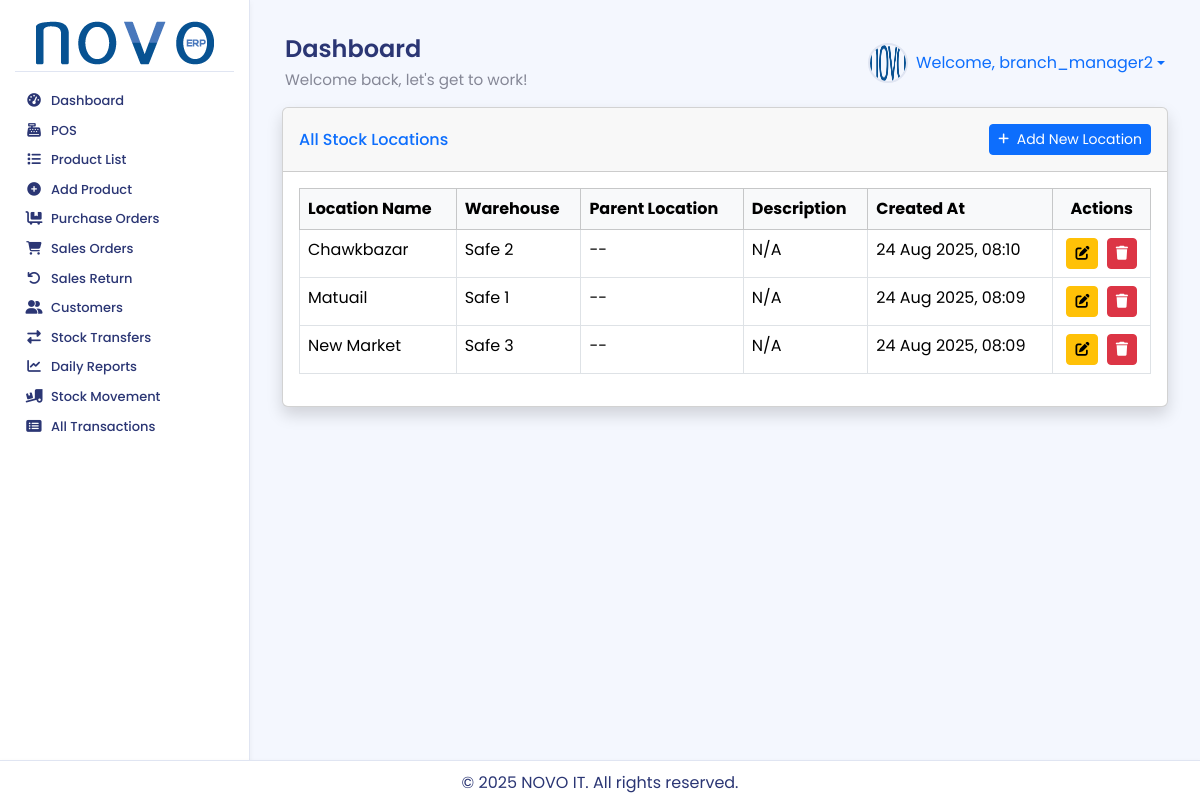
The app's page /stock/locations/ (signed in) with its own data.
### accounts/models.py (models this page shows, shortened)
class User(AbstractUser):
    warehouse = models.ForeignKey(
        Warehouse,
        on_delete=models.SET_NULL,
        null=True,
        blank=True,
        related_name='users', # এই গুদামের সাথে যুক্ত ইউজারদের সহজে খুঁজে পাওয়ার জন্য
        verbose_name="Assigned Warehouse" # অ্যাডমিন প্যানেলে প্রদর্শনের জন্য
    )
    class Meta:
        verbose_name = "User"
        verbose_name_plural = "Users"

### stock/models.py (models this page shows, shortened)
class Location(models.Model):
    name = models.CharField(max_length=100)
    warehouse = models.ForeignKey(Warehouse, on_delete=models.CASCADE, related_name='locations')
    parent_location = models.ForeignKey('self', on_delete=models.SET_NULL, null=True, blank=True, related_name='child_locations')
    description = models.TextField(blank=True, null=True)
    created_at = models.DateTimeField(auto_now_add=True)
    updated_at = models.DateTimeField(auto_now=True)
    class Meta:
        unique_together = ('name', 'warehouse', 'parent_location')
        db_table = 'inventory_location'

class Warehouse(models.Model):
    name = models.CharField(max_length=100, unique=True)
    address = models.TextField(blank=True, null=True)
    created_at = models.DateTimeField(auto_now_add=True)
    updated_at = models.DateTimeField(auto_now=True)
    class Meta:
        db_table = 'inventory_warehouse'

### stock/views.py (the view)
# urls.py: path('locations/', views.location_list, name='location_list'),
@login_required
@permission_required('stock.view_location', login_url='/admin/')
def location_list(request):
    locations = Location.objects.all().order_by('name')
    context = {'locations': locations, 'title': 'All Locations'}
    return render(request, 'stock/location_list.html', context)

### stock/templates/stock/location_list.html (shortened to what this page needs)
{% extends 'base.html' %}
{% load static %}
{% block content %}
<div class="container-fluid">
    <div class="card shadow mb-4">
        <div class="card-header py-3 d-flex flex-row align-items-center justify-content-between">
            <h6 class="m-0 font-weight-bold text-primary">All Stock Locations</h6>
            <a href="{% url 'stock:add_location' %}" class="btn btn-primary btn-sm">
                 Add New Location
            </a>
        </div>
        <div class="card-body">
            <div class="table-responsive">
                <table class="table table-bordered table-hover" width="100%" cellspacing="0">
                    <thead class="table-light">
                        <tr>
                            <th>Location Name</th>
                            <th>Warehouse</th>
                            <th>Parent Location</th>
                            <th>Description</th>
                            <th>Created At</th>
                            <th class="text-center">Actions</th>
                        </tr>
                    </thead>
                    <tbody>
                        {% for location in locations %}
                        <tr>
                            <td>{{ location.name }}</td>
                            <td>{{ location.warehouse.name|default:"N/A" }}</td>
                            <td>{{ location.parent_location.name|default:"--" }}</td>
                            <td>{{ location.description|truncatechars:50|default:"N/A" }}</td>
                            <td>{{ location.created_at|date:"d M Y, H:i" }}</td>
                            <td class="text-center">
                                <a href="{% url 'stock:edit_location' location.pk %}" class="btn btn-warning btn-sm me-1" title="Edit">
                                    <i class="fas fa-edit"></i>
                                </a>
                                <a href="{% url 'stock:delete_location' location.pk %}" class="btn btn-danger btn-sm" title="Delete">
                                    <i class="fas fa-trash"></i>
                                </a>
                            </td>
                        </tr>
                        {% empty %}
                        <tr>
                            <td colspan="6" class="text-center">No locations found.</td>
                        </tr>
                        {% endfor %}
                    </tbody>
                </table>
            </div>
        </div>
    </div>
</div>
{% endblock %}

### inventory_system/templates/base.html (shortened to what this page needs)
{% load static %}
<!DOCTYPE html>
<html lang="en">
<head>
    <link href="https://cdn.jsdelivr.net/npm/select2@4.1.0-rc.0/dist/css/select2.min.css" rel="stylesheet" />
    <link href="https://cdn.jsdelivr.net/npm/bootstrap@5.3.3/dist/css/bootstrap.min.css" rel="stylesheet">
    <link rel="stylesheet" href="https://cdnjs.cloudflare.com/ajax/libs/font-awesome/6.4.0/css/all.min.css">
    <link rel="stylesheet" href="{% static 'css/style.css' %}">
</head>
<body>
<div class="wrapper">
    {% if user.is_authenticated %}
    <aside class="sidebar-nav">
        <div class="sidebar-header">
            <a href="{% url 'dashboard' %}">
                <img src="{% static 'images/logo.png' %}" alt="NOVO ERP Logo">
            </a>
        </div>
        <ul class="sidebar-menu">
            {% with user.groups.all|join:", " as user_groups %}
            {% if 'POS Sales Staff' in user_groups %}
                <li><a href="{% url 'pos:pos_view' %}"><i class="fas fa-cash-register fa-fw"></i> <span>POS</span></a></li>
                <li><a href="{% url 'products:product_list' %}"><i class="fas fa-list fa-fw"></i> <span>Product List</span></a></li>
            {% elif 'Branch Manager' in user_groups %}
                <li><a href="{% url 'dashboard' %}"><i class="fas fa-tachometer-alt fa-fw"></i> <span>Dashboard</span></a></li>
                <li><a href="{% url 'pos:pos_view' %}"><i class="fas fa-cash-register fa-fw"></i> <span>POS</span></a></li>
                <li><a href="{% url 'products:product_list' %}"><i class="fas fa-list fa-fw"></i> <span>Product List</span></a></li>
                <li><a href="{% url 'products:add_product' %}"><i class="fas fa-plus-circle fa-fw"></i> <span>Add Product</span></a></li>
                <li><a href="{% url 'purchase:purchase_order_list' %}"><i class="fas fa-dolly-flatbed fa-fw"></i> <span>Purchase Orders</span></a></li>
                <li><a href="{% url 'sales:sales_order_list' %}"><i class="fas fa-shopping-cart fa-fw"></i> <span>Sales Orders</span></a></li>
                <li><a href="{% url 'sales:create_sales_return' %}"><i class="fas fa-undo fa-fw"></i> <span>Sales Return</span></a></li>
                <li><a href="{% url 'partners:customer_list' %}"><i class="fas fa-user-friends fa-fw"></i> <span>Customers</span></a></li>
                <li><a href="{% url 'purchase:stock_transfer_request_list' %}"><i class="fas fa-exchange-alt fa-fw"></i> <span>Stock Transfers</span></a></li>
                <li><a href="{% url 'reports:daily_sales_report' %}"><i class="fas fa-chart-line fa-fw"></i> <span>Daily Reports</span></a></li>
                <li><a href="{% url 'stock:stock_movement_report' %}"><i class="fas fa-truck-loading fa-fw"></i> <span>Stock Movement</span></a></li>
                <li><a href="{% url 'stock:transaction_list' %}"><i class="fas fa-list-alt fa-fw"></i> <span>All Transactions</span></a></li>
            {% endif %}
            {% endwith %}
        </ul>
    </aside>
    {% endif %}
    <div class="main-content">
        {% if user.is_authenticated %}
        <header class="header">
            <div class="header-title">
                <h1>{% block page_title %}Dashboard{% endblock %}</h1>
                <p>Welcome back, let's get to work!</p>
            </div>
            <div class="d-flex align-items-center">
                <div class="user-profile dropdown">
                    <a href="#" class="dropdown-toggle text-decoration-none d-flex align-items-center" data-bs-toggle="dropdown" aria-expanded="false">
                        <img src="{% static 'images/default_avatar.png' %}" alt="Avatar" class="me-2"> Welcome, {{ user.username }}
                    </a>
                </div>
            </div>
        </header>
        {% endif %}
        <main>
            {% block content %}{% endblock %}
        </main>
        <footer class="footer">
            <p>&copy; {% now "Y" %} NOVO IT. All rights reserved.</p>
        </footer>
    </div>
</div>
</body>
</html>

### static/css/style.css (style rules this page uses)
:root { --primary: hsl(185, 75%, 43%); --success: #1cc88a; --info: #36b9cc; --warning: #f6c23e; --danger: #e74a3b; --text: #2B3674; --muted: #858796; --bg: #F4F7FE; --card: #FFFFFF; --border: #E0E5F2; --sidebar-text: #2B3674; --sidebar-active-bg: #4e73df; --sidebar-hover-bg: rgba(78, 115, 223, 0.1); --shadow-sm: 0 2px 6px rgba(0, 0, 0, 0.05); --shadow-md: 0 4px 12px rgba(0, 0, 0, 0.08); --transition-fast: 0.2s ease; --transition-smooth: 0.3s ease; }
body { font-family: 'Poppins', sans-serif; background-color: var(--bg); color: var(--text); display: flex; flex-direction: column; min-height: 100vh; margin: 0; overflow-x: hidden; }
.wrapper { flex: 1; display: flex; flex-direction: row; }
.sidebar-nav { width: 250px; background: var(--card); border-right: 1px solid var(--border); padding: 15px; transition: width var(--transition-fast); box-shadow: var(--shadow-sm); height: calc(100vh - 37px); position: sticky; top: 0; overflow-y: auto; display: flex; flex-direction: column; }
.sidebar-header { padding: 5px 5px; border-bottom: 1px solid var(--border); text-align: center; }
.sidebar-header a img { width: 100%; max-width: 180px; height: auto; object-fit: contain; }
.sidebar-menu { list-style: none; padding: 0; margin: 15px 0 0; flex: 1 1 auto; }
.sidebar-nav::after { content: ''; padding-bottom: 20px; }
.sidebar-menu li { margin-bottom: 2px; }
.sidebar-menu a { display: flex; align-items: center; padding: 6px 10px; border-radius: 8px; color: var(--sidebar-text); text-decoration: none; font-weight: 500; font-size: 13px; line-height: 1.2; transition: background-color var(--transition-smooth), transform var(--transition-fast), box-shadow var(--transition-fast); }
.sidebar-menu a i { margin-right: 8px; width: 18px; text-align: center; font-size: 0.85rem; transition: color var(--transition-fast); }
.sidebar-menu a span { white-space: nowrap; overflow: hidden; text-overflow: ellipsis; }
.header { display: flex; justify-content: space-between; align-items: center; padding: 15px 15px; }
.header-title h1 { margin: 0; font-size: 1.5rem; font-weight: 600; }
.header-title p { margin: 5px 0 0; color: var(--muted); font-size: 0.95rem; }
.user-profile { display: flex; align-items: center; }
.user-profile img { width: 40px; height: 40px; border-radius: 50%; margin-right: 10px; border: 2px solid var(--border); }
.main-content { flex: 1; padding: 20px; padding-bottom: 60px; overflow-y: auto; background-color: var(--bg); }
.footer { position: fixed; bottom: 0; left: 0; width: 100%; height: 40px; background-color: var(--card); color: var(--text); text-align: center; padding: 10px; border-top: 1px solid var(--border); box-shadow: var(--shadow-sm); z-index: 1000; }

### records on screen
User: username "branch_manager2"
Location: name "Chawkbazar", warehouse.name "Safe 2", parent_location.name "--", description "N/A", created_at "24 Aug 2025, 08:10"
Location: name "Matuail", warehouse.name "Safe 1", parent_location.name "--", description "N/A", created_at "24 Aug 2025, 08:09"
Location: name "New Market", warehouse.name "Safe 3", parent_location.name "--", description "N/A", created_at "24 Aug 2025, 08:09"
